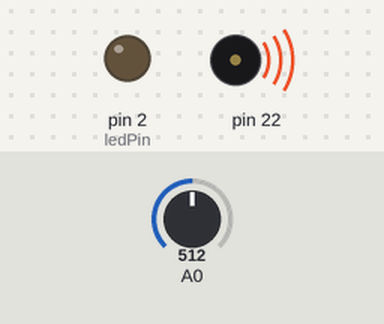
Bench run of a sketch on a simulated Arduino Mega 2560, built with avr-gcc and run on an emulated ATmega2560. On the bench: output pins drawn as LEDs (lit = HIGH), buzzer (waves = sounding). The test bench sets the inputs (shaded band); at power-on: A0 = 512.

Above: at 5.02 s.
Timing chart, 0 to 8.0 s (numbered marks = the images above):
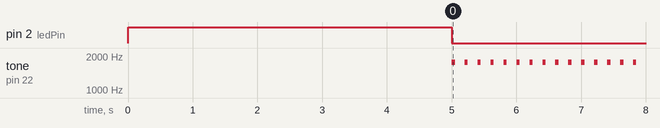

Measured:
- by itself, tone on pin 22: alternates 1760 Hz for 0.05 s and silent for 0.15 s

The sketch:

Light_Theremin.ino
```cpp
#include "pitches.h"
int melody[49] = {
0, 0, 0, 0, 0, 0, 0, 0, 0, 0, 0, 0, 0, 0,
NOTE_C2, NOTE_D2, NOTE_E2, NOTE_F2, NOTE_G2, NOTE_A2, NOTE_B2,
NOTE_C3, NOTE_D3, NOTE_E3, NOTE_F3, NOTE_G3, NOTE_A3, NOTE_B3,
NOTE_C4, NOTE_D4, NOTE_E4, NOTE_F4, NOTE_G4, NOTE_A4, NOTE_B4,
NOTE_C5, NOTE_D5, NOTE_E5, NOTE_F5, NOTE_G5, NOTE_A5, NOTE_B5,
NOTE_C6, NOTE_D6, NOTE_E6, NOTE_F6, NOTE_G6, NOTE_A6, NOTE_B6
};
int sensorValue = 0;
int sensorLow = 1023;
int sensorHigh = 0;
const int ledPin = 2;


void setup()
{
pinMode(ledPin, OUTPUT);
digitalWrite(ledPin, HIGH);
// Calibrate for the first five seconds after program runs
while(millis() < 5000)
{
sensorValue = analogRead(A0);
if(sensorValue > sensorHigh)
sensorHigh = sensorValue;
if(sensorValue < sensorLow)
sensorLow = sensorValue;
}
digitalWrite(ledPin, LOW);
}
void loop()
{
sensorValue = analogRead(A0);
int pitch = map(sensorValue, sensorLow, sensorHigh, 48, 0);
tone(22, melody[pitch], 50);
delay(50);
noTone(8);
delay(150);
}
```
